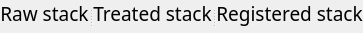
         <widget class="QSplitter" name="splitter">
          <property name="orientation">
           <enum>Qt::Horizontal</enum>
          </property>
          <widget class="QWidget" name="layoutWidget">
           <layout class="QVBoxLayout" name="verticalLayout">
            <item>
             <widget class="QLabel" name="label">
              <property name="sizePolicy">
               <sizepolicy hsizetype="Preferred" vsizetype="Fixed">
                <horstretch>0</horstretch>
                <verstretch>0</verstretch>
               </sizepolicy>
              </property>
              <property name="palette">
               <palette>
                <active>
                 <colorrole role="WindowText">
                  <brush brushstyle="SolidPattern">
                   <color alpha="255">
                    <red>0</red>
                    <green>0</green>
                    <blue>0</blue>
                   </color>
                  </brush>
                 </colorrole>
                 <colorrole role="Button">
                  <brush brushstyle="SolidPattern">
                   <color alpha="255">
                    <red>253</red>
                    <green>249</green>
                    <blue>248</blue>
                   </color>
                  </brush>
                 </colorrole>
                 <colorrole role="Text">
                  <brush brushstyle="SolidPattern">
                   <color alpha="255">
                    <red>0</red>
                    <green>0</green>
                    <blue>0</blue>
                   </color>
                  </brush>
                 </colorrole>
                 <colorrole role="ButtonText">
                  <brush brushstyle="SolidPattern">
                   <color alpha="255">
                    <red>0</red>
                    <green>0</green>
                    <blue>0</blue>
                   </color>
                  </brush>
                 </colorrole>
                 <colorrole role="Base">
                  <brush brushstyle="SolidPattern">
                   <color alpha="255">
                    <red>253</red>
                    <green>249</green>
                    <blue>248</blue>
                   </color>
                  </brush>
                 </colorrole>
                 <colorrole role="Window">
                  <brush brushstyle="SolidPattern">
                   <color alpha="255">
                    <red>253</red>
                    <green>249</green>
                    <blue>248</blue>
                   </color>
                  </brush>
                 </colorrole>
                </active>
                <inactive>
                 <colorrole role="WindowText">
                  <brush brushstyle="SolidPattern">
                   <color alpha="255">
                    <red>0</red>
                    <green>0</green>
                    <blue>0</blue>
                   </color>
                  </brush>
                 </colorrole>
                 <colorrole role="Button">
                  <brush brushstyle="SolidPattern">
                   <color alpha="255">
                    <red>253</red>
                    <green>249</green>
                    <blue>248</blue>
                   </color>
                  </brush>
                 </colorrole>
                 <colorrole role="Text">
                  <brush brushstyle="SolidPattern">
                   <color alpha="255">
                    <red>0</red>
                    <green>0</green>
                    <blue>0</blue>
                   </color>
                  </brush>
                 </colorrole>
                 <colorrole role="ButtonText">
                  <brush brushstyle="SolidPattern">
                   <color alpha="255">
                    <red>0</red>
                    <green>0</green>
                    <blue>0</blue>
                   </color>
                  </brush>
                 </colorrole>
                 <colorrole role="Base">
                  <brush brushstyle="SolidPattern">
                   <color alpha="255">
                    <red>253</red>
                    <green>249</green>
                    <blue>248</blue>
                   </color>
                  </brush>
                 </colorrole>
                 <colorrole role="Window">
                  <brush brushstyle="SolidPattern">
                   <color alpha="255">
                    <red>253</red>
                    <green>249</green>
                    <blue>248</blue>
                   </color>
                  </brush>
                 </colorrole>
                </inactive>
                <disabled>
                 <colorrole role="WindowText">
                  <brush brushstyle="SolidPattern">
                   <color alpha="255">
                    <red>0</red>
                    <green>0</green>
                    <blue>0</blue>
                   </color>
                  </brush>
                 </colorrole>
                 <colorrole role="Button">
                  <brush brushstyle="SolidPattern">
                   <color alpha="255">
                    <red>253</red>
                    <green>249</green>
                    <blue>248</blue>
                   </color>
                  </brush>
                 </colorrole>
                 <colorrole role="Text">
                  <brush brushstyle="SolidPattern">
                   <color alpha="255">
                    <red>0</red>
                    <green>0</green>
                    <blue>0</blue>
                   </color>
                  </brush>
                 </colorrole>
                 <colorrole role="ButtonText">
                  <brush brushstyle="SolidPattern">
                   <color alpha="255">
                    <red>0</red>
                    <green>0</green>
                    <blue>0</blue>
                   </color>
                  </brush>
                 </colorrole>
                 <colorrole role="Base">
                  <brush brushstyle="SolidPattern">
                   <color alpha="255">
                    <red>253</red>
                    <green>249</green>
                    <blue>248</blue>
                   </color>
                  </brush>
                 </colorrole>
                 <colorrole role="Window">
                  <brush brushstyle="SolidPattern">
                   <color alpha="255">
                    <red>253</red>
                    <green>249</green>
                    <blue>248</blue>
                   </color>
                  </brush>
                 </colorrole>
                </disabled>
               </palette>
              </property>
              <property name="font">
               <font>
                <family>Noto Sans Cond</family>
                <pointsize>14</pointsize>
                <weight>50</weight>
                <italic>false</italic>
                <bold>false</bold>
               </font>
              </property>
              <property name="styleSheet">
               <string notr="true"/>
              </property>
              <property name="text">
               <string>Raw stack</string>
              </property>
              <property name="alignment">
               <set>Qt::AlignCenter</set>
              </property>
             </widget>
            </item>
            <item>
             <widget class="ImageView" name="expSeries" native="true">
              <property name="sizePolicy">
               <sizepolicy hsizetype="Preferred" vsizetype="MinimumExpanding">
                <horstretch>0</horstretch>
                <verstretch>0</verstretch>
               </sizepolicy>
              </property>
              <property name="styleSheet">
               <string notr="true"/>
              </property>
             </widget>
            </item>
           </layout>
          </widget>
          <widget class="QWidget" name="layoutWidget">
           <layout class="QVBoxLayout" name="verticalLayout_3">
            <item>
             <widget class="QLabel" name="label_2">
              <property name="sizePolicy">
               <sizepolicy hsizetype="Preferred" vsizetype="Fixed">
                <horstretch>0</horstretch>
                <verstretch>0</verstretch>
               </sizepolicy>
              </property>
              <property name="palette">
               <palette>
                <active>
                 <colorrole role="WindowText">
                  <brush brushstyle="SolidPattern">
                   <color alpha="255">
                    <red>0</red>
                    <green>0</green>
                    <blue>0</blue>
                   </color>
                  </brush>
                 </colorrole>
                 <colorrole role="Button">
                  <brush brushstyle="SolidPattern">
                   <color alpha="255">
                    <red>253</red>
                    <green>249</green>
                    <blue>248</blue>
                   </color>
                  </brush>
                 </colorrole>
                 <colorrole role="Text">
                  <brush brushstyle="SolidPattern">
                   <color alpha="255">
                    <red>0</red>
                    <green>0</green>
                    <blue>0</blue>
                   </color>
                  </brush>
                 </colorrole>
                 <colorrole role="ButtonText">
                  <brush brushstyle="SolidPattern">
                   <color alpha="255">
                    <red>0</red>
                    <green>0</green>
                    <blue>0</blue>
                   </color>
                  </brush>
                 </colorrole>
                 <colorrole role="Base">
                  <brush brushstyle="SolidPattern">
                   <color alpha="255">
                    <red>253</red>
                    <green>249</green>
                    <blue>248</blue>
                   </color>
                  </brush>
                 </colorrole>
                 <colorrole role="Window">
                  <brush brushstyle="SolidPattern">
                   <color alpha="255">
                    <red>253</red>
                    <green>249</green>
                    <blue>248</blue>
                   </color>
                  </brush>
                 </colorrole>
                </active>
                <inactive>
                 <colorrole role="WindowText">
                  <brush brushstyle="SolidPattern">
                   <color alpha="255">
                    <red>0</red>
                    <green>0</green>
                    <blue>0</blue>
                   </color>
                  </brush>
                 </colorrole>
                 <colorrole role="Button">
                  <brush brushstyle="SolidPattern">
                   <color alpha="255">
                    <red>253</red>
                    <green>249</green>
                    <blue>248</blue>
                   </color>
                  </brush>
                 </colorrole>
                 <colorrole role="Text">
                  <brush brushstyle="SolidPattern">
                   <color alpha="255">
                    <red>0</red>
                    <green>0</green>
                    <blue>0</blue>
                   </color>
                  </brush>
                 </colorrole>
                 <colorrole role="ButtonText">
                  <brush brushstyle="SolidPattern">
                   <color alpha="255">
                    <red>0</red>
                    <green>0</green>
                    <blue>0</blue>
                   </color>
                  </brush>
                 </colorrole>
                 <colorrole role="Base">
                  <brush brushstyle="SolidPattern">
                   <color alpha="255">
                    <red>253</red>
                    <green>249</green>
                    <blue>248</blue>
                   </color>
                  </brush>
                 </colorrole>
                 <colorrole role="Window">
                  <brush brushstyle="SolidPattern">
                   <color alpha="255">
                    <red>253</red>
                    <green>249</green>
                    <blue>248</blue>
                   </color>
                  </brush>
                 </colorrole>
                </inactive>
                <disabled>
                 <colorrole role="WindowText">
                  <brush brushstyle="SolidPattern">
                   <color alpha="255">
                    <red>0</red>
                    <green>0</green>
                    <blue>0</blue>
                   </color>
                  </brush>
                 </colorrole>
                 <colorrole role="Button">
                  <brush brushstyle="SolidPattern">
                   <color alpha="255">
                    <red>253</red>
                    <green>249</green>
                    <blue>248</blue>
                   </color>
                  </brush>
                 </colorrole>
                 <colorrole role="Text">
                  <brush brushstyle="SolidPattern">
                   <color alpha="255">
                    <red>0</red>
                    <green>0</green>
                    <blue>0</blue>
                   </color>
                  </brush>
                 </colorrole>
                 <colorrole role="ButtonText">
                  <brush brushstyle="SolidPattern">
                   <color alpha="255">
                    <red>0</red>
                    <green>0</green>
                    <blue>0</blue>
                   </color>
                  </brush>
                 </colorrole>
                 <colorrole role="Base">
                  <brush brushstyle="SolidPattern">
                   <color alpha="255">
                    <red>253</red>
                    <green>249</green>
                    <blue>248</blue>
                   </color>
                  </brush>
                 </colorrole>
                 <colorrole role="Window">
                  <brush brushstyle="SolidPattern">
                   <color alpha="255">
                    <red>253</red>
                    <green>249</green>
                    <blue>248</blue>
                   </color>
                  </brush>
                 </colorrole>
                </disabled>
               </palette>
              </property>
              <property name="font">
               <font>
                <family>Noto Sans Cond</family>
                <pointsize>14</pointsize>
                <weight>50</weight>
                <italic>false</italic>
                <bold>false</bold>
               </font>
              </property>
              <property name="styleSheet">
               <string notr="true"/>
              </property>
              <property name="text">
               <string>Treated stack</string>
              </property>
              <property name="alignment">
               <set>Qt::AlignCenter</set>
              </property>
             </widget>
            </item>
            <item>
             <widget class="ImageView" name="pretreatment" native="true">
              <property name="sizePolicy">
               <sizepolicy hsizetype="Preferred" vsizetype="MinimumExpanding">
                <horstretch>0</horstretch>
                <verstretch>0</verstretch>
               </sizepolicy>
              </property>
             </widget>
            </item>
           </layout>
          </widget>
          <widget class="QWidget" name="layoutWidget">
           <layout class="QVBoxLayout" name="verticalLayout_4">
            <item>
             <widget class="QLabel" name="label_3">
              <property name="sizePolicy">
               <sizepolicy hsizetype="Preferred" vsizetype="Fixed">
                <horstretch>0</horstretch>
                <verstretch>0</verstretch>
               </sizepolicy>
              </property>
              <property name="palette">
               <palette>
                <active>
                 <colorrole role="WindowText">
                  <brush brushstyle="SolidPattern">
                   <color alpha="255">
                    <red>0</red>
                    <green>0</green>
                    <blue>0</blue>
                   </color>
                  </brush>
                 </colorrole>
                 <colorrole role="Button">
                  <brush brushstyle="SolidPattern">
                   <color alpha="255">
                    <red>253</red>
                    <green>249</green>
                    <blue>248</blue>
                   </color>
                  </brush>
                 </colorrole>
                 <colorrole role="Text">
                  <brush brushstyle="SolidPattern">
                   <color alpha="255">
                    <red>0</red>
                    <green>0</green>
                    <blue>0</blue>
                   </color>
                  </brush>
                 </colorrole>
                 <colorrole role="ButtonText">
                  <brush brushstyle="SolidPattern">
                   <color alpha="255">
                    <red>0</red>
                    <green>0</green>
                    <blue>0</blue>
                   </color>
                  </brush>
                 </colorrole>
                 <colorrole role="Base">
                  <brush brushstyle="SolidPattern">
                   <color alpha="255">
                    <red>253</red>
                    <green>249</green>
                    <blue>248</blue>
                   </color>
                  </brush>
                 </colorrole>
                 <colorrole role="Window">
                  <brush brushstyle="SolidPattern">
                   <color alpha="255">
                    <red>253</red>
                    <green>249</green>
                    <blue>248</blue>
                   </color>
                  </brush>
                 </colorrole>
                </active>
                <inactive>
                 <colorrole role="WindowText">
                  <brush brushstyle="SolidPattern">
                   <color alpha="255">
                    <red>0</red>
                    <green>0</green>
                    <blue>0</blue>
                   </color>
                  </brush>
                 </colorrole>
                 <colorrole role="Button">
                  <brush brushstyle="SolidPattern">
                   <color alpha="255">
                    <red>253</red>
                    <green>249</green>
                    <blue>248</blue>
                   </color>
                  </brush>
                 </colorrole>
                 <colorrole role="Text">
                  <brush brushstyle="SolidPattern">
                   <color alpha="255">
                    <red>0</red>
                    <green>0</green>
                    <blue>0</blue>
                   </color>
                  </brush>
                 </colorrole>
                 <colorrole role="ButtonText">
                  <brush brushstyle="SolidPattern">
                   <color alpha="255">
                    <red>0</red>
                    <green>0</green>
                    <blue>0</blue>
                   </color>
                  </brush>
                 </colorrole>
                 <colorrole role="Base">
                  <brush brushstyle="SolidPattern">
                   <color alpha="255">
                    <red>253</red>
                    <green>249</green>
                    <blue>248</blue>
                   </color>
                  </brush>
                 </colorrole>
                 <colorrole role="Window">
                  <brush brushstyle="SolidPattern">
                   <color alpha="255">
                    <red>253</red>
                    <green>249</green>
                    <blue>248</blue>
                   </color>
                  </brush>
                 </colorrole>
                </inactive>
                <disabled>
                 <colorrole role="WindowText">
                  <brush brushstyle="SolidPattern">
                   <color alpha="255">
                    <red>0</red>
                    <green>0</green>
                    <blue>0</blue>
                   </color>
                  </brush>
                 </colorrole>
                 <colorrole role="Button">
                  <brush brushstyle="SolidPattern">
                   <color alpha="255">
                    <red>253</red>
                    <green>249</green>
                    <blue>248</blue>
                   </color>
                  </brush>
                 </colorrole>
                 <colorrole role="Text">
                  <brush brushstyle="SolidPattern">
                   <color alpha="255">
                    <red>0</red>
                    <green>0</green>
                    <blue>0</blue>
                   </color>
                  </brush>
                 </colorrole>
                 <colorrole role="ButtonText">
                  <brush brushstyle="SolidPattern">
                   <color alpha="255">
                    <red>0</red>
                    <green>0</green>
                    <blue>0</blue>
                   </color>
                  </brush>
                 </colorrole>
                 <colorrole role="Base">
                  <brush brushstyle="SolidPattern">
                   <color alpha="255">
                    <red>253</red>
                    <green>249</green>
                    <blue>248</blue>
                   </color>
                  </brush>
                 </colorrole>
                 <colorrole role="Window">
                  <brush brushstyle="SolidPattern">
                   <color alpha="255">
                    <red>253</red>
                    <green>249</green>
                    <blue>248</blue>
                   </color>
                  </brush>
                 </colorrole>
                </disabled>
               </palette>
              </property>
              <property name="font">
               <font>
                <family>Noto Sans Cond</family>
                <pointsize>14</pointsize>
                <weight>50</weight>
                <italic>false</italic>
                <bold>false</bold>
               </font>
              </property>
              <property name="styleSheet">
               <string notr="true"/>
              </property>
              <property name="text">
               <string>Registered stack</string>
              </property>
              <property name="alignment">
               <set>Qt::AlignCenter</set>
              </property>
             </widget>
            </item>
            <item>
             <widget class="ImageView" name="AlignedStack" native="true">
              <property name="sizePolicy">
               <sizepolicy hsizetype="Preferred" vsizetype="MinimumExpanding">
                <horstretch>0</horstretch>
                <verstretch>0</verstretch>
               </sizepolicy>
              </property>
             </widget>
            </item>
           </layout>
          </widget>
         </widget>
